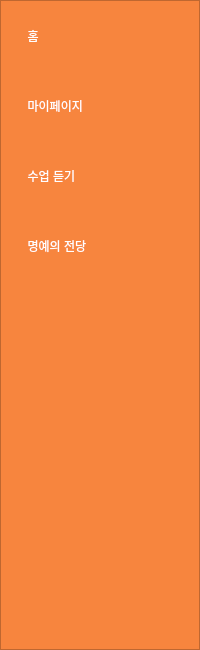
  <widget class="QFrame" name="frame_lateral">
   <property name="geometry">
    <rect>
     <x>0</x>
     <y>150</y>
     <width>200</width>
     <height>650</height>
    </rect>
   </property>
   <property name="minimumSize">
    <size>
     <width>200</width>
     <height>0</height>
    </size>
   </property>
   <property name="maximumSize">
    <size>
     <width>200</width>
     <height>16777215</height>
    </size>
   </property>
   <property name="styleSheet">
    <string notr="true">QFrame{
background-color:rgb(247, 133, 62);
}

QPushButton{
background-color:rgb(247, 133, 62);
font: 87 16pt &quot;Noto Sans CJK HK Black&quot;;
border-top-left-radius:15px;
}

QPushButton:hover{
background-color:rgba(255, 255, 255,80);
font: 87 16pt &quot;Noto Sans CJK HK Black&quot;;
border-bottom-left-radius:15px;
}</string>
   </property>
   <property name="frameShape">
    <enum>QFrame::StyledPanel</enum>
   </property>
   <property name="frameShadow">
    <enum>QFrame::Raised</enum>
   </property>
   <layout class="QVBoxLayout" name="verticalLayout_3">
    <property name="spacing">
     <number>20</number>
    </property>
    <property name="leftMargin">
     <number>10</number>
    </property>
    <property name="topMargin">
     <number>10</number>
    </property>
    <property name="rightMargin">
     <number>0</number>
    </property>
    <property name="bottomMargin">
     <number>0</number>
    </property>
    <item>
     <widget class="QPushButton" name="bt_home">
      <property name="minimumSize">
       <size>
        <width>0</width>
        <height>50</height>
       </size>
      </property>
      <property name="maximumSize">
       <size>
        <width>16777215</width>
        <height>50</height>
       </size>
      </property>
      <property name="layoutDirection">
       <enum>Qt::LeftToRight</enum>
      </property>
      <property name="styleSheet">
       <string notr="true">color: rgb(255, 255, 255);
font: 29 16pt &quot;Noto Sans CJK HK DemiLight&quot;;

text-align:left;
padding: 10px;
</string>
      </property>
      <property name="text">
       <string>  홈  </string>
      </property>
      <property name="icon">
       <iconset>
        <normaloff>디자인/home.png</normaloff>디자인/home.png</iconset>
      </property>
      <property name="iconSize">
       <size>
        <width>28</width>
        <height>28</height>
       </size>
      </property>
     </widget>
    </item>
    <item>
     <widget class="QPushButton" name="bt_mypage">
      <property name="minimumSize">
       <size>
        <width>0</width>
        <height>50</height>
       </size>
      </property>
      <property name="maximumSize">
       <size>
        <width>16777215</width>
        <height>50</height>
       </size>
      </property>
      <property name="styleSheet">
       <string notr="true">color: rgb(255, 255, 255);
font: 29 16pt &quot;Noto Sans CJK HK DemiLight&quot;;

text-align:left;
padding: 10px;</string>
      </property>
      <property name="text">
       <string>  마이페이지</string>
      </property>
      <property name="icon">
       <iconset>
        <normaloff>디자인/bar-chart.png</normaloff>디자인/bar-chart.png</iconset>
      </property>
      <property name="iconSize">
       <size>
        <width>28</width>
        <height>28</height>
       </size>
      </property>
     </widget>
    </item>
    <item>
     <widget class="QPushButton" name="bt_class">
      <property name="minimumSize">
       <size>
        <width>0</width>
        <height>50</height>
       </size>
      </property>
      <property name="maximumSize">
       <size>
        <width>16777215</width>
        <height>50</height>
       </size>
      </property>
      <property name="styleSheet">
       <string notr="true">color: rgb(255, 255, 255);
font: 29 16pt &quot;Noto Sans CJK HK DemiLight&quot;;

text-align:left;
padding: 10px;</string>
      </property>
      <property name="text">
       <string>  수업 듣기</string>
      </property>
      <property name="icon">
       <iconset>
        <normaloff>디자인/pencil.png</normaloff>디자인/pencil.png</iconset>
      </property>
      <property name="iconSize">
       <size>
        <width>28</width>
        <height>28</height>
       </size>
      </property>
     </widget>
    </item>
    <item>
     <widget class="QPushButton" name="bt_bestworst">
      <property name="minimumSize">
       <size>
        <width>0</width>
        <height>50</height>
       </size>
      </property>
      <property name="maximumSize">
       <size>
        <width>16777215</width>
        <height>50</height>
       </size>
      </property>
      <property name="styleSheet">
       <string notr="true">color: rgb(255, 255, 255);
font: 29 16pt &quot;Noto Sans CJK HK DemiLight&quot;;

text-align:left;
padding: 10px;</string>
      </property>
      <property name="text">
       <string>  명예의 전당</string>
      </property>
      <property name="icon">
       <iconset>
        <normaloff>디자인/crown.png</normaloff>디자인/crown.png</iconset>
      </property>
      <property name="iconSize">
       <size>
        <width>28</width>
        <height>28</height>
       </size>
      </property>
     </widget>
    </item>
    <item>
     <spacer name="verticalSpacer">
      <property name="orientation">
       <enum>Qt::Vertical</enum>
      </property>
      <property name="sizeHint" stdset="0">
       <size>
        <width>20</width>
        <height>431</height>
       </size>
      </property>
     </spacer>
    </item>
   </layout>
  </widget>
